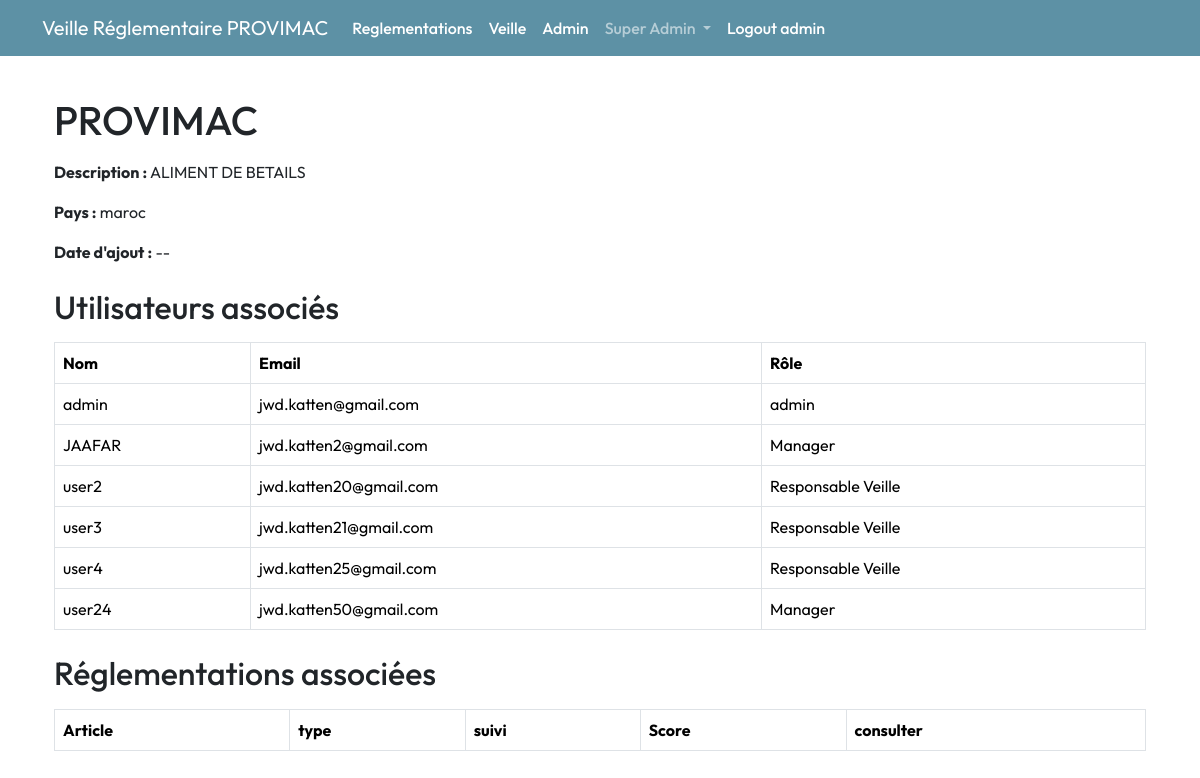
Before: /entreprise/1 (signed in) with the older database file.
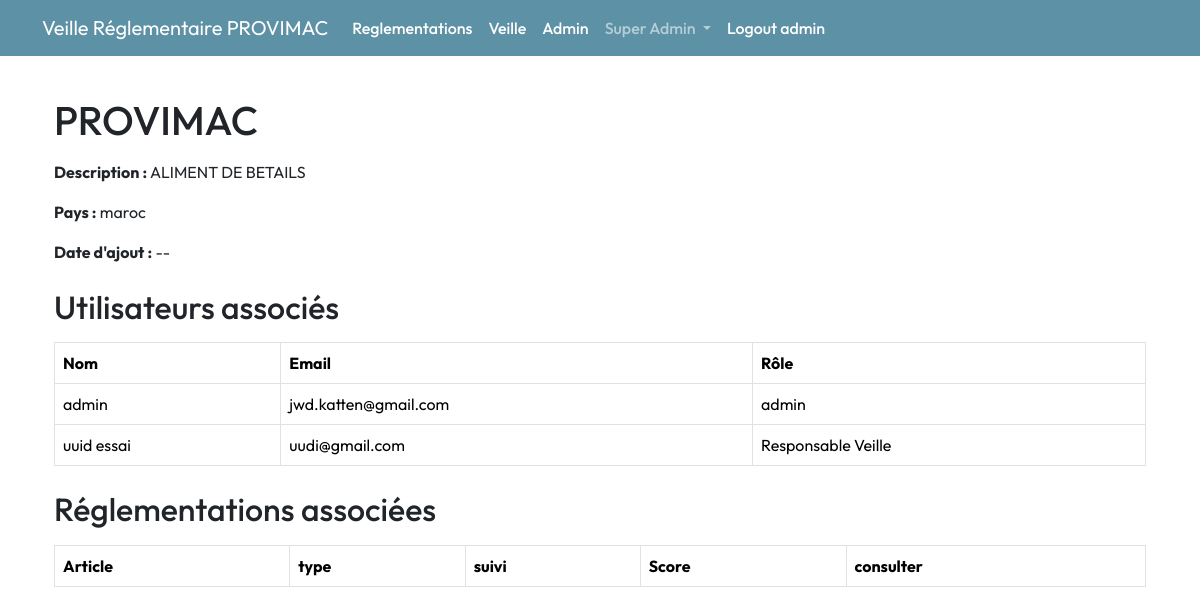
After: the same page with the newer database file.
### app/models.py (models this page shows, shortened)
class User(db.Model, UserMixin):
    __tablename__ = 'utilisateur'
    id = db.Column(db.String(36), primary_key=True, default=lambda: str(uuid4()))
    name = db.Column(db.String(50), nullable=False, unique=True)
    email = db.Column(db.String(120), unique=True, nullable=False)
    role = db.Column(db.Enum(RoleUtilisateur), nullable=False)
    password_hash = db.Column(db.String(128), nullable=False)
    entreprise_id = db.Column(db.Integer, db.ForeignKey('entreprise.id'), nullable=True)

### app/routes/reglement.py (the view)
@bp.route('/entreprise/<int:entreprise_id>', methods=['GET'])
@login_required
def afficher_entreprise(entreprise_id):
    entreprise = Entreprise.query.filter_by(id=entreprise_id).first_or_404()
    utilisateurs = User.query.filter_by(entreprise_id=entreprise.id).all()
    return render_template(
        'entreprise/afficher_entreprise.html',
        entreprise=entreprise,
        utilisateurs=utilisateurs
    )

### app/templates/entreprise/afficher_entreprise.html (shortened to what this page needs)
{% extends "layout.html" %}
{% block content %}
<div class="container mt-4">
    <h1 class="mb-3">{{ entreprise.nom }}</h1>
    <p><strong>Description :</strong> {{ entreprise.description }}</p>
    <p><strong>Pays :</strong> {{ entreprise.pays }}</p>
    <p><strong>Date d'ajout :</strong>
        {{ entreprise.date_creation.strftime('%d/%m/%Y') if entreprise.date_creation else '--' }}
    </p>
    <h2 class="mt-4">Utilisateurs associés</h2>
    {% if utilisateurs %}
    <table class="table table-bordered mt-3">
        <thead>
            <tr>
                <th>Nom</th>
                <th>Email</th>
                <th>Rôle</th>
            </tr>
        </thead>
        <tbody>
            {% for user in utilisateurs %}
            <tr>
                <td>{{ user.name }}</td>
                <td>{{ user.email }}</td>
                <td>{{ user.role.value}}</td>
            </tr>
            {% endfor %}
        </tbody>
    </table>
    {% else %}
    <p>Aucun utilisateur n'est associé à cette entreprise.</p>
    {% endif %}
    <h2 class="mt-4">Réglementations associées</h2>
    <table class="table table-bordered mt-3">
        <thead>
            <tr>
                <th>Article</th>
                <th>type</th>
                <th>suivi</th>
                <th>Score</th>
                <th>consulter</th>
            </tr>
        </thead>
    </table>
</div>
{% endblock %}

### app/templates/layout.html (shortened to what this page needs)
<!DOCTYPE html>
<html lang="en">
<head>
  <link href="https://cdn.jsdelivr.net/npm/bootstrap@5.3.3/dist/css/bootstrap.min.css" rel="stylesheet"
 />
  <link rel="stylesheet" href="{{ url_for('static', filename='main.css') }}" />
  <link rel="stylesheet" href="https://cdnjs.cloudflare.com/ajax/libs/font-awesome/6.0.0-beta3/css/all.min.css">
</head>
<body>
  {% if current_user.is_authenticated %}
  <header class="site-header sticky-top">
    <nav class="navbar navbar-expand-lg navbar-dark">
      <div class="container">
        <a class="navbar-brand" href="/">Veille Réglementaire
          {{current_user.entreprise.nom}}</a>
        <div class="collapse navbar-collapse" id="navbarToggle">
          <ul class="navbar-nav me-auto mb-2 mb-lg-0">
            <li class="nav-item">
              <a class="nav-link text-white" href="{{ url_for('reglement.liste_reglementations') }}">
                Reglementations
              </a>
            </li>
            <li class="nav-item">
              <a class="nav-link text-white" href="{{ url_for('reglement.afficher_entreprise', entreprise_id=current_user.entreprise_id) }}">
                Veille
              </a>
            </li>
            <li class="nav-item">
              <a class="nav-link text-white"
                href="{{ url_for('manager.liste_utilisateurs', entreprise_id=current_user.entreprise.id) }}">
                Admin
              </a>
            </li>
            <li class="nav-item dropdown">
              <a class="nav-link dropdown-toggle {{ 'active' if request.endpoint.startswith('ingredient.') else '' }}"
                href="#" id=" entrepriseDropdown" role="button" data-bs-toggle="dropdown" aria-expanded="false">
                Super Admin
              </a>
            </li>
            <li class="nav-item">
              <a class="nav-link text-white" href="{{ url_for('admin.logout') }}">Logout {{
                current_user.role.value }}</a>
            </li>
          </ul>
        </div>
      </div>
    </nav>
  </header>
  {% endif %}
  <div class="container mt-3">{% include 'main/flash_msg.html' %} {%
    block content %}{% endblock %}</div>
  <link href="https://cdnjs.cloudflare.com/ajax/libs/select2/4.0.13/css/select2.min.css" rel="stylesheet" />
</body>
</html>

Changed rows visible on the page:
removed User: name "JAAFAR", email "jwd.katten2@gmail.com", role.value "Manager"
removed User: name "user2", email "jwd.katten20@gmail.com", role.value "Responsable Veille"
removed User: name "user3", email "jwd.katten21@gmail.com", role.value "Responsable Veille"
removed User: name "user4", email "jwd.katten25@gmail.com", role.value "Responsable Veille"
removed User: name "user24", email "jwd.katten50@gmail.com", role.value "Manager"
added User: name "uuid essai", email "uudi@gmail.com", role.value "Responsable Veille"
